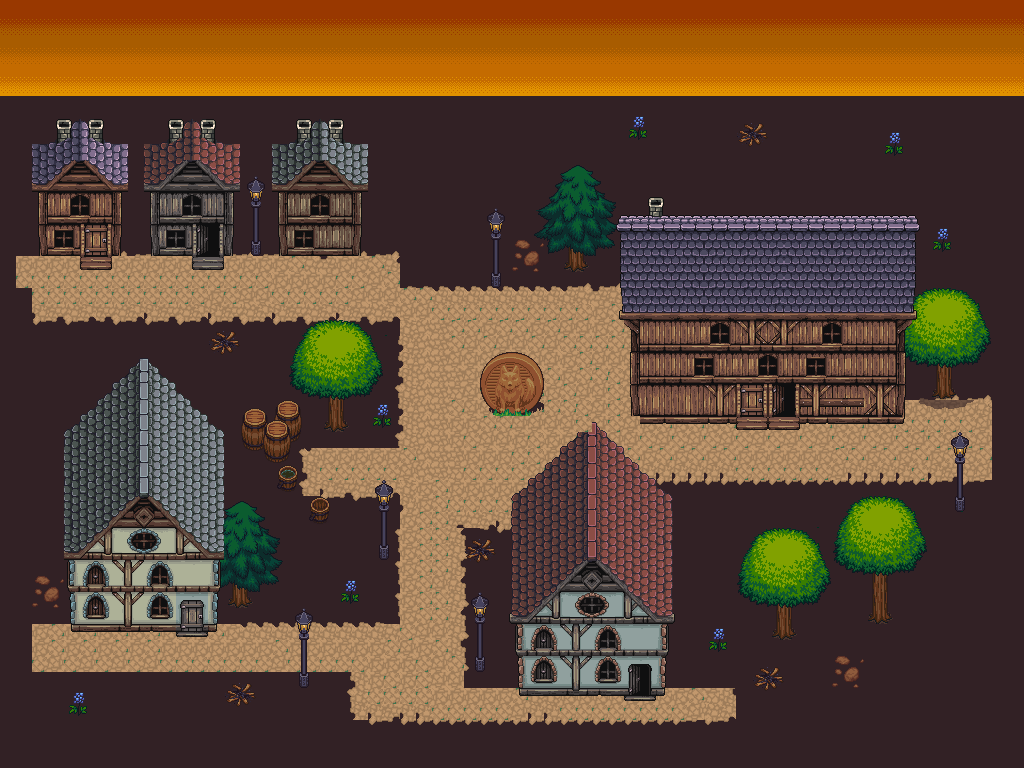

Below is a game level as drawn by its tile map, then a one-line description and the .tmx that defines it (tile-layer data replaced by summaries):
An orthogonal 64x48 tile map with 16x16 px tiles, 7 tile layers (background, grass, path, fire, ...), 10 tilesets and 51 objects (41x collision, player, LG0, LG1, LG2, ...).

<map version="1.8" tiledversion="1.8.0" orientation="orthogonal" renderorder="right-down" width="64" height="48" tilewidth="16" tileheight="16" infinite="0" nextlayerid="24" nextobjectid="77">
 <tileset firstgid="1" source="tsx/insideH.tsx" />
 <tileset firstgid="726" source="tsx/dayBG.tsx" />
 <tileset firstgid="946" source="tsx/NatureTS2.tsx" />
 <tileset firstgid="1666" source="tsx/Outside_A5.tsx" />
 <tileset firstgid="2178" source="tsx/Outside_B.tsx" />
 <tileset firstgid="3202" source="tsx/houses.tsx" />
 <tileset firstgid="7298" source="tsx/NatureTS2.tsx" />
 <tileset firstgid="8018" source="tsx/fire.tsx" />
 <tileset firstgid="8786" source="tsx/houses.tsx" />
 <tileset firstgid="12882" source="tsx/duskBG.tsx" />
 <objectgroup id="11" name="player">
  <object id="5" name="player" x="452.564" y="446.154">
   <point />
  </object>
 </objectgroup>
 <objectgroup id="12" name="LG0">
  <object id="6" name="LG0" x="429.487" y="275.641">
   <point />
  </object>
  <object id="27" x="438.69" y="331.693">
   <point />
  </object>
  <object id="28" x="416.221" y="361.652">
   <point />
  </object>
 </objectgroup>
 <objectgroup id="13" name="LG1">
  <object id="8" name="LG1" x="762.821" y="511.538">
   <point />
  </object>
 </objectgroup>
 <objectgroup id="15" name="LG2">
  <object id="10" name="LG2" x="310.256" y="607.692">
   <point />
  </object>
 </objectgroup>
 <objectgroup id="16" name="LG3">
  <object id="11" name="LG3" x="65.3846" y="352.564">
   <point />
  </object>
 </objectgroup>
 <objectgroup id="22" name="collisions">
  <object id="31" name="a" type="collision" x="39.5984" y="208.792" width="80.7968" height="46.3981" />
  <object id="32" name="b" type="collision" x="151.994" y="209.192" width="80.7968" height="45.9982" />
  <object id="33" name="c" type="collision" x="279.321" y="211.251" width="81.3708" height="43.815" />
  <object id="34" name="d" type="collision" x="632.971" y="345.826" width="270.714" height="76.6763" />
  <object id="35" name="e" type="collision" x="520.304" y="653.314" width="143.964" height="40.6854" />
  <object id="36" name="f" type="collision" x="71.1994" y="589.938" width="145.529" height="40.6854" />
  <object id="37" name="l" type="collision" x="492.137" y="273.844" width="8.60653" height="14.0834" />
  <object id="38" name="l" type="collision" x="251.936" y="240.983" width="8.60653" height="14.0834" />
  <object id="40" x="381.034" y="546.906" width="7.82411" height="13.301" />
  <object id="42" name="i" type="collision" x="379.475" y="545.959" width="9.7702" height="13.6783" />
  <object id="43" name="i" type="collision" x="476.004" y="657.73" width="8.59778" height="14.0691" />
  <object id="44" name="i" type="collision" x="299.359" y="673.363" width="9.7702" height="14.8507" />
  <object id="45" name="f" type="collision" x="344.58" y="581.858" width="12.7212" height="22.1239" />
  <object id="46" name="f" type="collision" x="378.319" y="405.42" width="11.615" height="21.5708" />
  <object id="47" name="f" type="collision" x="466.261" y="539.823" width="28.208" height="22.1239" />
  <object id="48" name="f" type="collision" x="227.876" y="684.181" width="27.1018" height="21.5708" />
  <object id="49" name="f" type="collision" x="73.5619" y="693.584" width="11.615" height="24.3363" />
  <object id="50" name="r" type="collision" x="32.6327" y="576.881" width="30.9735" height="32.0796" />
  <object id="51" name="a" type="collision" x="232.854" y="583.518" width="17.6991" height="23.2301" />
  <object id="52" name="a" type="collision" x="329.093" y="398.783" width="15.4867" height="32.0796" />
  <object id="53" x="242.81" y="411.504" width="34.8451" height="29.8673" />
  <object id="54" name="t" type="collision" x="244.469" y="402.102" width="56.969" height="59.1814" />
  <object id="55" name="s" type="collision" x="278.208" y="469.027" width="19.3584" height="22.1239" />
  <object id="56" name="s" type="collision" x="310.288" y="497.788" width="19.3584" height="26.5487" />
  <object id="57" name="f" type="collision" x="211.283" y="330.752" width="27.1018" height="22.677" />
  <object id="58" name="r" type="collision" x="512.721" y="241.15" width="30.9735" height="30.4204" />
  <object id="59" name="Z" type="collision" x="485.066" y="400.442" width="53.6504" height="15.4867" />
  <object id="60" name="a" type="collision" x="567.642" y="250.457" width="17.3675" height="18.2815" />
  <object id="61" name="a" type="collision" x="935.101" y="368.373" width="18.2815" height="28.3364" />
  <object id="62" name="a" type="collision" x="873.857" y="599.634" width="14.6252" height="23.766" />
  <object id="63" name="a" type="collision" x="776.051" y="610.603" width="16.4534" height="25.5941" />
  <object id="64" name="f" type="collision" x="713.894" y="631.627" width="10.9689" height="19.1956" />
  <object id="65" name="f" type="collision" x="757.77" y="670.018" width="24.6801" height="19.1956" />
  <object id="66" name="r" type="collision" x="832.724" y="657.221" width="32.9068" height="32.9068" />
  <object id="67" name="f" type="collision" x="937.843" y="229.433" width="10.0548" height="18.2815" />
  <object id="68" name="l" type="collision" x="956.124" y="497.258" width="8.22669" height="12.7971" />
  <object id="69" name="f" type="collision" x="891.405" y="134.095" width="8.79314" height="23.082" />
  <object id="70" name="f" type="collision" x="738.624" y="125.302" width="27.4786" height="19.7846" />
  <object id="71" name="f" type="collision" x="635.304" y="118.707" width="9.89228" height="19.7846" />
  <object id="72" name="b" type="collision" x="1.09914" y="100.022" width="29.6769" height="666.08" />
  <object id="73" name="b" type="collision" x="35.1726" y="737.525" width="989.228" height="30.776" />
  <object id="74" name="b" type="collision" x="994.599" y="100.51" width="28.5029" height="637.564" />
  <object id="75" name="c" type="collision" x="1.50015" y="49.505" width="1021.6" height="46.5047" />
  <object id="76" x="-28.5029" y="112.511" />
 </objectgroup>
 <layer id="2" name="background" width="64" height="48">
  <data>[3072 cells, 528 non-empty, 54 distinct tile ids]</data>
 </layer>
 <layer id="23" name="grass" width="64" height="48">
  <data>[3072 cells, 3072 non-empty, 4 distinct tile ids]</data>
 </layer>
 <layer id="8" name="path" width="64" height="48">
  <data>[3072 cells, 749 non-empty, 41 distinct tile ids]</data>
 </layer>
 <layer id="18" name="fire" width="64" height="48">
  <data>[3072 cells, 30 non-empty, 6 distinct tile ids]</data>
 </layer>
 <layer id="17" name="nature" width="64" height="48">
  <data>[3072 cells, 513 non-empty, 294 distinct tile ids]</data>
 </layer>
 <layer id="4" name="houses" width="64" height="48">
  <data>[3072 cells, 803 non-empty, 710 distinct tile ids]</data>
 </layer>
 <layer id="3" name="sky" width="64" height="48">
  <data>[3072 cells, 384 non-empty, 120 distinct tile ids]</data>
 </layer>
</map>
